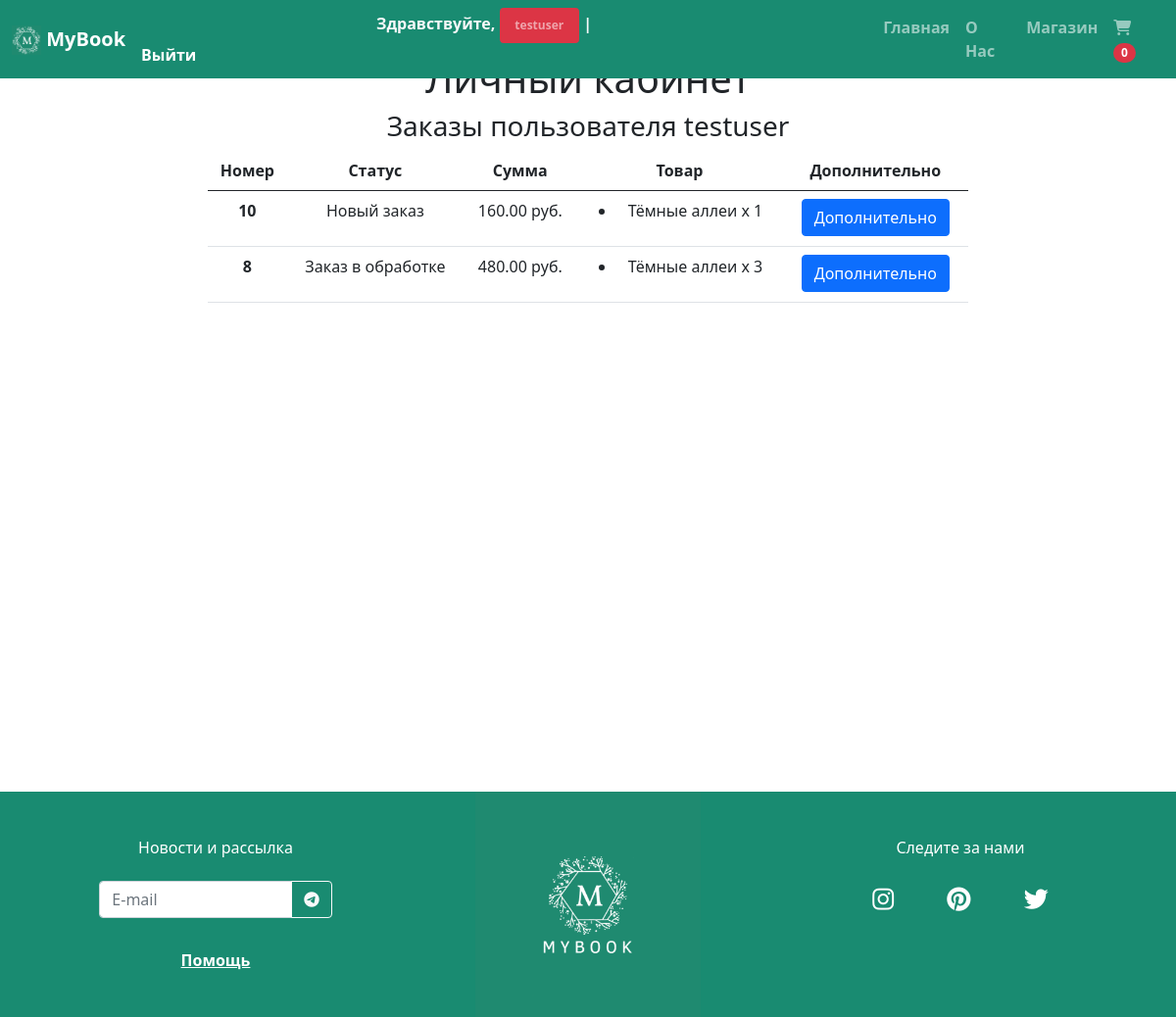
Screenshot of /lk/ (signed in) with the database file from the repository.
### main_bookstore/models.py (models this page shows, shortened)
class Cart(models.Model):
    owner = models.ForeignKey('Customer', null=True, verbose_name='Владелец', on_delete=models.CASCADE)
    products = models.ManyToManyField(CartProduct, blank=True, related_name='related_cart')
    total_products = models.PositiveIntegerField(default=0)
    final_price = models.DecimalField(max_digits=9, default=0, decimal_places=2, verbose_name='Общая цена')
    in_order = models.BooleanField(default=False)
    for_anonymous_user = models.BooleanField(default=False)

class Order(models.Model):
    STATUS_NEW = 'new'
    STATUS_IN_PROGRESS = 'in_progress'
    STATUS_READY = 'is_ready'
    STATUS_COMPLETED = 'completed'
    BUYING_TYPE_SELF = 'self'
    BUYING_TYPE_DELIVERY = 'delivery'
    STATUS_CHOICES = (
        (STATUS_NEW, 'Новый заказ'),
        (STATUS_IN_PROGRESS, 'Заказ в обработке'),
        (STATUS_READY, 'Заказ готов'),
        (STATUS_COMPLETED, 'Заказ выполнен')
    )
    BUYING_TYPE_CHOICES = (
        (BUYING_TYPE_SELF, 'Самовывоз'),
        (BUYING_TYPE_DELIVERY, 'Доставка')
    )
    customer = models.ForeignKey(Customer, verbose_name='Покупатель', related_name='related_orders', on_delete=models.CASCADE)
    first_name = models.CharField(max_length=255, verbose_name='Имя')
    last_name = models.CharField(max_length=255, verbose_name='Фамилия')
    middle_name = models.CharField(max_length=255, verbose_name='Отчество', null=True, blank=True)
    phone = models.CharField(max_length=20, verbose_name='Номер телефона')
    cart = models.ForeignKey(Cart, verbose_name='Корзина', on_delete=models.CASCADE, null=True, blank=True)
    address = models.CharField(max_length=1024, verbose_name='Адрес', null=True, blank=True)
    status = models.CharField(
        max_length=100,
        verbose_name='Статус заказа',
        choices=STATUS_CHOICES,
        default=STATUS_NEW
    )
    buying_type = models.CharField(
        max_length=100,
        verbose_name='Тип заказа',
        choices=BUYING_TYPE_CHOICES,
        default=BUYING_TYPE_SELF
    )
    comment = models.TextField(verbose_name='Комментарий', null=True, blank=True)
    created_at = models.DateTimeField(auto_now=True, verbose_name='Дата создания заказа')
    order_date = models.DateField(verbose_name='Дата получения заказа', default=timezone.now)

class CartProduct(models.Model):
    user = models.ForeignKey('Customer', verbose_name='Пользователь', on_delete=models.CASCADE)
    cart = models.ForeignKey('Cart', verbose_name='Корзина', on_delete=models.CASCADE, related_name='related_products')
    product = models.ForeignKey(Product, verbose_name='Товар', on_delete=models.CASCADE)
    qty = models.PositiveIntegerField(default=1)
    final_price = models.DecimalField(max_digits=9, decimal_places=2, verbose_name='Общая цена')

class Product(models.Model):
    MIN_RESOLUTION = (200, 200)
    MAX_RESOLUTION = (500, 500)
    MAX_IMAGE_SIZE = 3145728
    category = models.ForeignKey(Category, verbose_name='Категория', on_delete=models.CASCADE)
    title = models.CharField(max_length=255, verbose_name='Название книги')
    slug = models.SlugField(unique=True)
    image = models.ImageField(verbose_name='Изображение')
    author = models.CharField(max_length=255, verbose_name='Автор книги')
    description = models.TextField(verbose_name='Описание', null=True)
    price = models.DecimalField(max_digits=9, decimal_places=2, verbose_name='Цена')

### main_bookstore/views.py (the view)
# urls.py: path('lk/', ProfileView.as_view(), name='lk'),
class ProfileView(CartMixin, View):
    def get(self, request, *args, **kwargs):
        customer = Customer.objects.get(user=request.user)
        orders = Order.objects.filter(customer=customer).order_by('-created_at')
        categories = Category.objects.all()
        return render(
            request,
            'lk.html',
            {'orders': orders, 'categories': categories, 'cart': self.cart}
        )

### main_bookstore/mixins.py (called while the page is built)
    def dispatch(self, request, *args, **kwargs):
        if request.user.is_authenticated:       #если пользователь авторизован
            customer = Customer.objects.filter(user=request.user).first()    #ищем его
            if not customer: #если не нашли юзера, то можем его создать
                customer = Customer.objects.create(
                    user=request.user
                )
            cart = Cart.objects.filter(owner=customer, in_order=False).first()   #ищем корзину, которая существует и не находится в заказе
            if not cart:
                cart = Cart.objects.create(owner=customer)
        else:
            cart = Cart.objects.filter(for_anonymous_user=True).first()
            if not cart:
                cart = Cart.objects.create(for_anonymous_user=True)
        self.cart = cart
        return super().dispatch(request, *args, **kwargs)

### main_bookstore/templates/lk.html (shortened to what this page needs)
{% extends 'base.html' %}
{% load static %}
{% block content %}
    <section class="py-5 text-center mt-2">
        <h1>Личный кабинет</h1>
        <h3>Заказы пользователя {{ request.user.username }}</h3>
        {% if not orders.count %}
        <div class="col-md-12 mt-3 norder text-center">
            <h4 >У Вас ещё нет заказов
                <a class="link-success " href="{% url 'shop' %}">Начните делать покупки</a>
            </h4>
        </div>
        {% else %}
        <div class="container-fluid col-md-8 mb-2 mt-2">
            <table class="table">
                <thead>
                    <th scope="col">Номер</th>
                    <th scope="col">Статус</th>
                    <th scope="col">Сумма</th>
                    <th scope="col">Товар</th>
                    <th scope="col">Дополнительно</th>
                </thead>
                <tbody>
                    {% for order in orders %}
                        <tr>
                            <th scope="row">{{ order.id }}</th>
                            <td>{{ order.get_status_display }}</td>
                            <td>{{ order.cart.final_price }} руб.</td>
                            <td>
                                <ul>
                                    {% for item in order.cart.products.all %}
                                        <li>{{ item.product.title }} x {{ item.qty }}</li>
                                    {% endfor %}
                                </ul>
                            </td>
                            <td>
                                <button class="btn btn-primary" data-bs-toggle="modal" data-bs-target="#exampleModal-{{ order.id }}">Дополнительно</button>
                            </td>
                        </tr>
                    {% endfor %}
                </tbody>
            </table>
        </div>
        {% endif %}
    </section>
{% endblock %}

### main_bookstore/templates/base.html (shortened to what this page needs)
{% load static %}
<!DOCTYPE html>
<html lang="ru">
<head>
    <link href="https://cdn.jsdelivr.net/npm/bootstrap@5.0.2/dist/css/bootstrap.min.css" rel="stylesheet">
    <link href="{% static 'style/styleForShop.css' %}" rel="stylesheet" type="text/css">
</head>
<body>
    <nav class="navbar fixed-top navbar-expand-lg navbar-dark" style="background-color: #198b71; font-weight: bold;">
        <div class="container-fluid">
            <span class="navbar-brand">
                <img src="{% static 'image/logo.png' %}" alt="" width="30" height="30" class="d-inline-block align-text-top">
                MyBook
            </span>
            <div class="collapse navbar-collapse headMenu" id="navbarSupportedContent" >
                <ul class="navbar-nav me-auto mb-2 mb-lg-0">
                    <li class="nav-item">
                        {% if request.user.is_authenticated %}
                        <span class="txt text-light">Здравствуйте,
                            <span class="badge bg-danger">
                                <a class="nav-link" href="{% url 'lk' %}">{{ request.user.username }}</a>
                            </span>
                             | <a style="text-decoration: none; color: white" href="{% url 'logout' %}">Выйти</a>
                        </span>
                        {% endif %}
                    </li>
                    <li class="nav-item">
                        <a class="nav-link {% if request.path == '/' %}active{% endif %}" aria-current="page" href="{% url 'home' %}">Главная</a>
                    </li>
                    <li class="nav-item">
                        <a class="nav-link" href="{% url 'home' %}#aboutUs">О Нас</a>
                    </li>
                    <li class="nav-item">
                        <a class="nav-link {% if request.path == '/shop' %}active{% endif %}" href="{% url 'shop' %}">Магазин</a>
                    </li>
                    <li class="nav-item">
                        <a class="nav-link {% if request.path == '/cart/' %}active{% endif %}" href="{% url 'cart' %}">
                            <i class="fas fa-shopping-cart"></i>
                            <span class="badge rounded-pill bg-danger">{{ cart.products.count }}</span>
                        </a>
                    </li>
                </ul>
            </div>
        </div>
    </nav>
    <div class="min-vh-100">
        {% block content %}
        {% endblock %}
    </div>
    <footer>
        <section class="footer">
            <div class="container">
                <div class="row text-center">
                    <div class="col-md-4 col-12">
                        <h4>Новости и рассылка</h4>
                        <div class="col-md-8 col-12 mx-auto">
                            <div class="input-group ">
                                <input type="email" id="inputEmail" class="form-control" placeholder="E-mail">
                                <button class="btn btn-outline-light" type="button" id="button-addon2"><i class="fab fa-telegram-plane"></i></button>
                            </div><br>
                            <button type="button" class="btn btn-link link_help" data-bs-toggle="modal" data-bs-target="#exampleModal-help">
                              Помощь
                            </button>
                        </div>
                    </div>
                    <div class="col-md-4 col-12">
                        <img src="{% static 'image/MyBook.PNG' %}" height="230px" width="230px" alt="Логотип">
                    </div>
                    <div class="col-md-4 col-12">
                        <h4>Следите за нами</h4>
                        <div class="footer-icons">
                            <a href="#"><i class="fab fa-instagram"></i></a>
                            <a href="#"><i class="fab fa-pinterest"></i></a>
                            <a href="#"><i class="fab fa-twitter"></i></a>
                        </div>
                    </div>
                </div>
            </div>
        </section>
    </footer>
</body>
</html>

### static_dev/style/styleForShop.css (style rules this page uses)
.footer { background-color: #198b71; }
.link_help { color: white!important; font-weight: bold!important; }
h4 { color: white; font-size: 16px; padding-bottom: 1em; padding-top: 3em; }
.footer-icons a { display: inline-block; font-size: 25px; margin-right: 1em; margin-left: 1em; color: white; transition: all .3s; }
.navbar { background-color: #198b71; }
.txt { margin: 15em; }

### rows the page displays
Cart: products.count "0"
Order: id "10", status "Новый заказ", cart.final_price "160.00"
CartProduct: product "Тёмные аллеи", qty "1"
Order: id "8", status "Заказ в обработке", cart.final_price "480.00"
CartProduct: product "Тёмные аллеи", qty "3"

### other values shown
{{ request.user.username }} "testuser"
